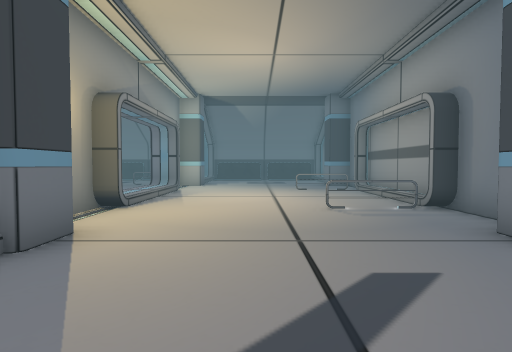
view 1 (above)

18 first-person views from a walk through a scene from a Unity 3-D project. The camera is 1.5 m above the floor, tilts 2° down and sees 80° across. The floor is counted in squares, 2 m on a side. Each view is taken from the middle of a square. On the plan, view 1 faces up. The plan holds only what a view shows up to about 10 squares ahead; the rest is blank. The place goes on beyond the plan. The player is left out. Some animated figures are left out. Some surface patterns are stand-ins.

view 2
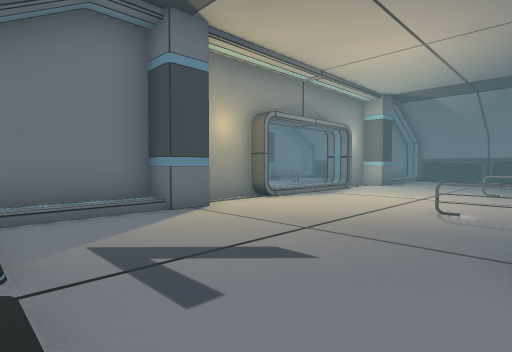

view 3
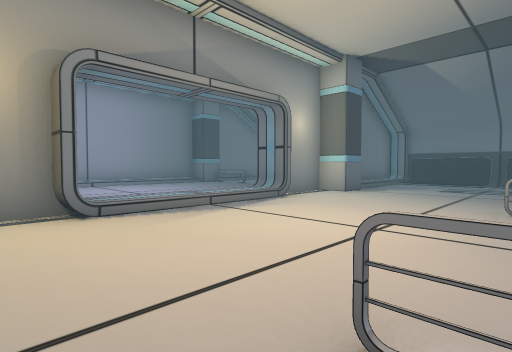

view 4
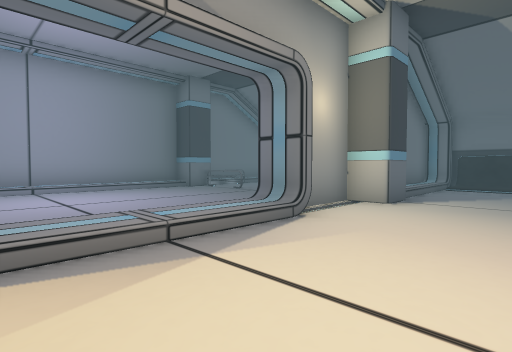

view 5
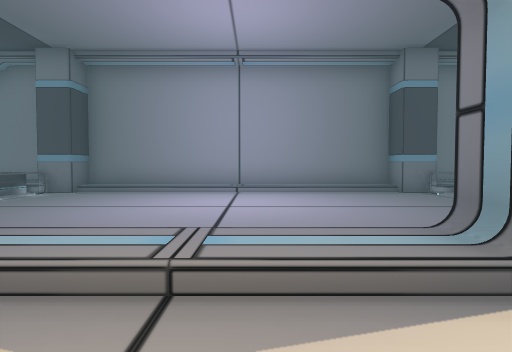

view 6
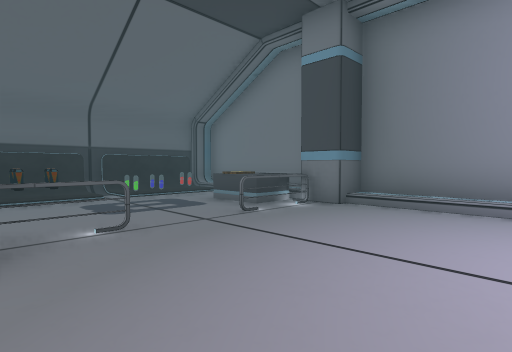

view 7
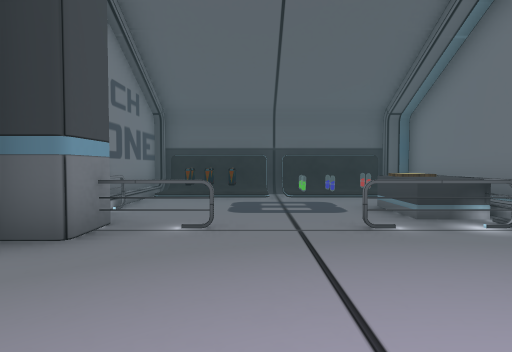

view 8
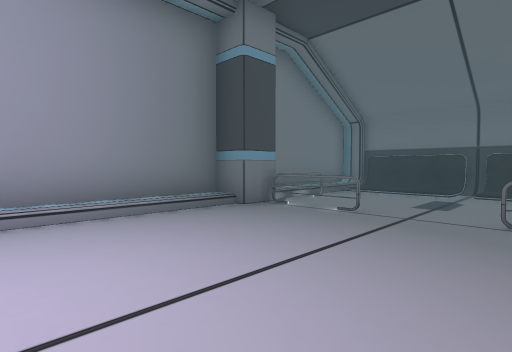

view 9
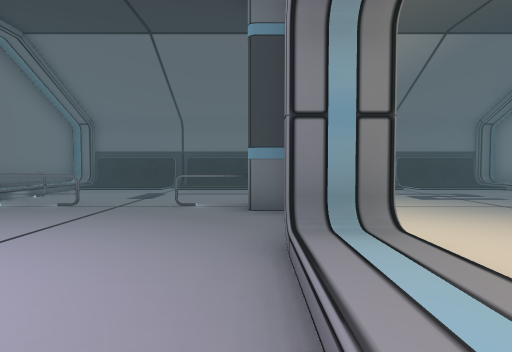

view 10
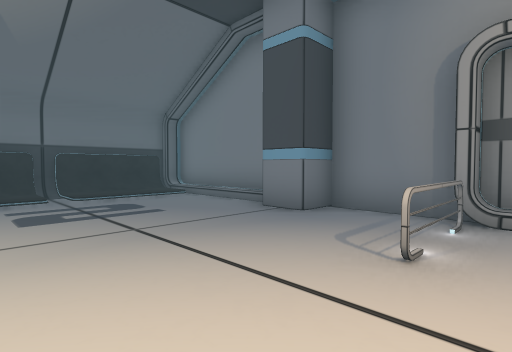

view 11
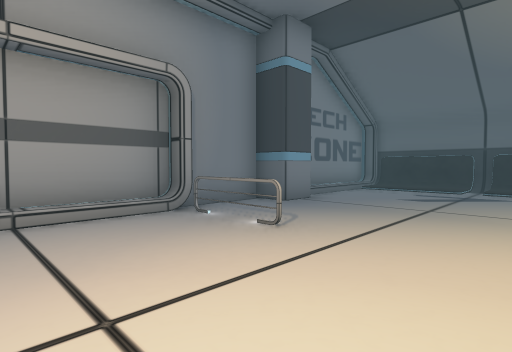

view 12
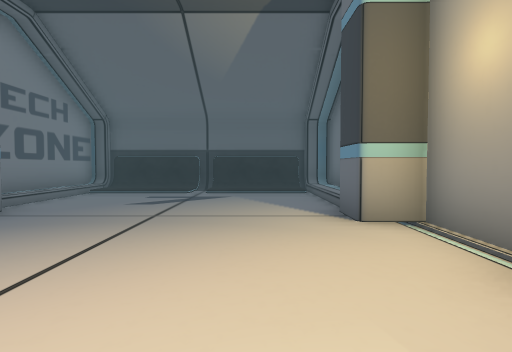

view 13
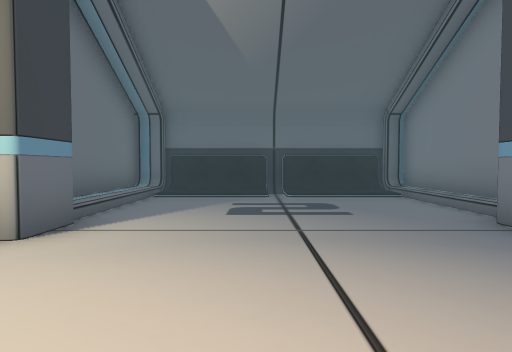

view 14
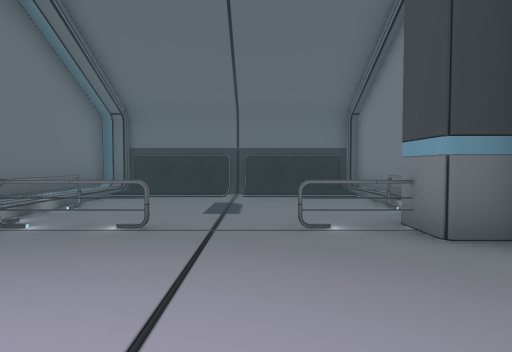

view 15
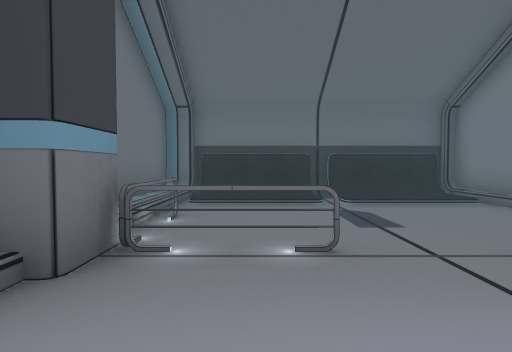

view 16
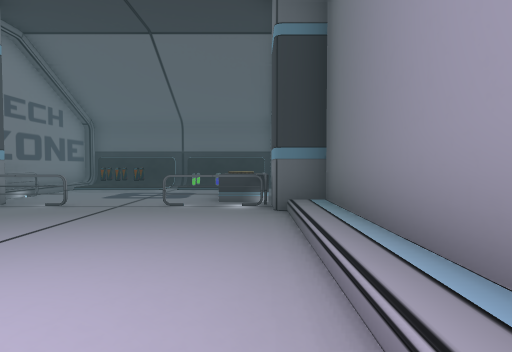

view 17
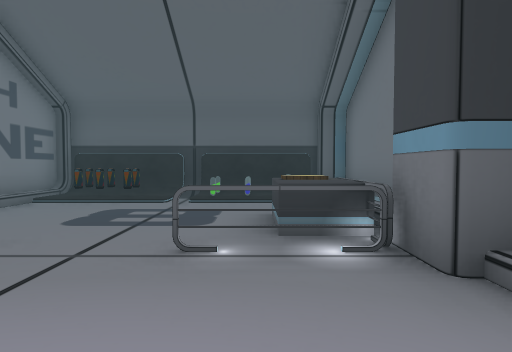

view 18
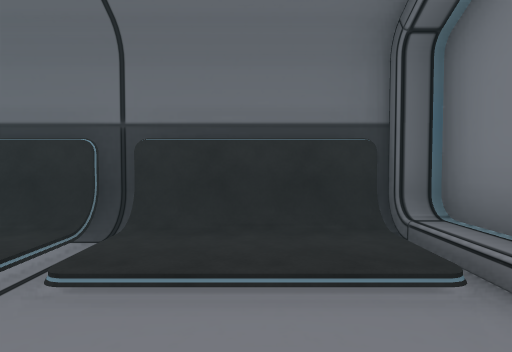

### Floor plan
Key: @ floor where view 1 was taken; # wall or solid block; . main floor; : floor 0.25 m higher than the main floor; + floor 0.5 m higher than the main floor; / step, stairs or slope; = window, fence, low wall or low ledge; F fence; C column; B battery; O other object.
Columns run from 11 left of view 1 to 4 right of it. Each row starts with its distance up from view 1.
 19 ################
 18 #+/O//O/#/O//O/#
 17 #+/://:/#/://:/#
 16 #+......#......#
 15 #+......#......#
 14 ##FF..FFC......C
 13  C.....CC......#
 12 #+......#......#
 11 #+......#....FF#
 10 #+......+......#
  9 #+......+......#
  8 #+......+......#
  7 #+......+......#
  6 #+......#....FF#
  5 #+......#......#
  4  C.....C#......C
  3  CFF..FFC......
  2 #+F.....#......#
  1 #+......#......#
  0 #+OO::BB=::@::/=
 -1 #+OO#OOO#OOOOOO#
 -2 ################

Positions as (right, up) in squares from view 1, and headings:
1: (0, 0), facing up
2: (3, 0), facing up-left
3: (2, 5), facing up-left
4: (0, 7), facing up-left
5: (-1, 9), facing left
6: (-4, 7), facing down-left
7: (-6, 7), facing down
8: (-5, 9), facing up-left
9: (-4, 8), facing up
10: (-1, 10), facing up-right
11: (-1, 9), facing down-right
12: (-1, 8), facing down
13: (0, 10), facing up
14: (-6, 10), facing up
15: (-8, 11), facing up
16: (-9, 9), facing down
17: (-8, 6), facing down
18: (2, 15), facing up
